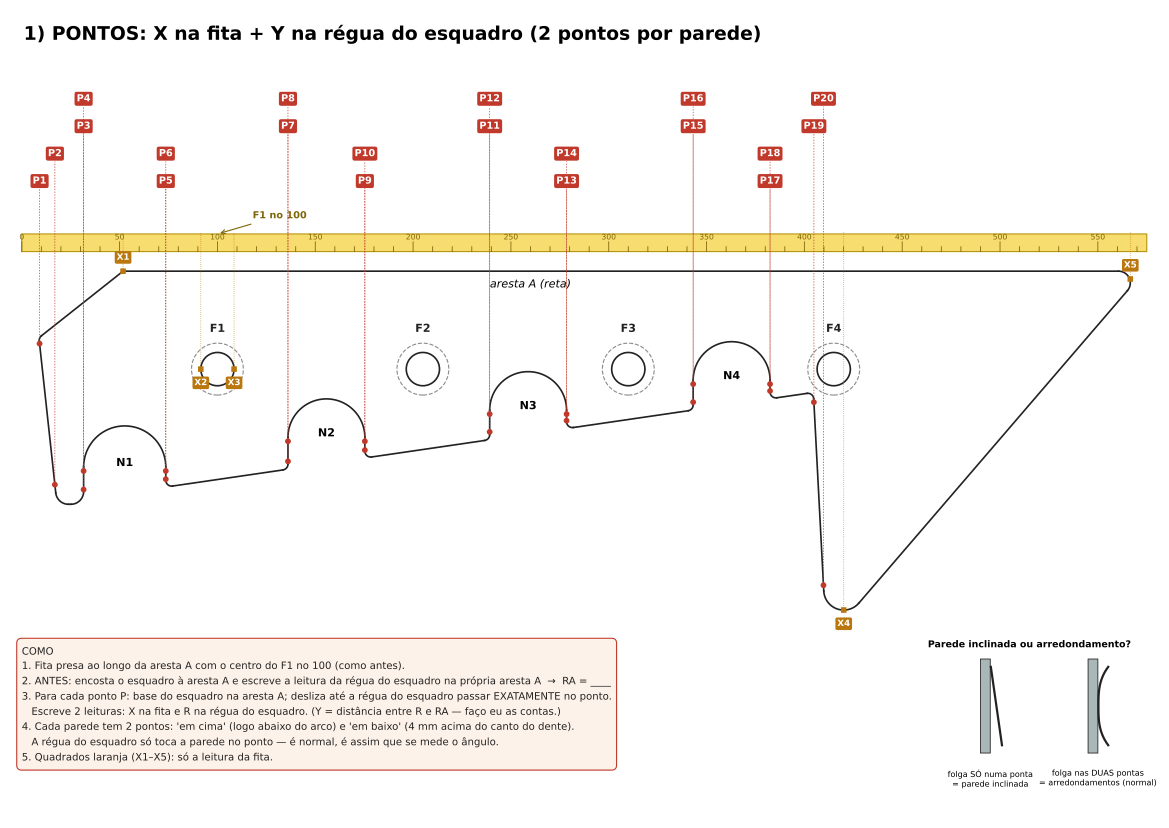

Write Python code to recreate this figure.
"""Folha de medição da Gleitschiene links (Backhus A50), gerada a partir do modelo CAD.

Esquema por PONTOS: cada parede (rasgos, degrau E, topo esquerda) mede-se em 2 pontos, cada
um com X (fita ao longo da aresta A, centro do F1 no 100) e Y (régua do esquadro, a partir de A).
Assim não interessa se as paredes estão ou não a 90°: com 2 pontos tira-se o ângulo.
Os valores "esperados" saem de ../cad/gleitschiene.py.
"""
import sys
from pathlib import Path

import numpy as np
import matplotlib
matplotlib.use("Agg")
import matplotlib.pyplot as plt
from matplotlib.backends.backend_pdf import PdfPages
from matplotlib.patches import Circle, Rectangle

HERE = Path(__file__).resolve().parent
sys.path.insert(0, str(HERE.parent / "cad"))
import gleitschiene as G  # noqa: E402

ZERO = 100.0  # leitura da fita no centro do F1
RED, BLUE, GREEN, ORANGE, GREY, INK = "#c0392b", "#1f5fbf", "#1e8449", "#b9770e", "#8a8a8a", "#222222"


def pontos(g):
    rs = g["rasgos"]
    dE, _ = G.direcao(G.DEGRAU_INCL)
    dT, _ = G.direcao(G.TOPO_INCL)
    # --- pontos nas paredes: (descrição, (X, Y))
    ps = [("topo esquerda, em cima (3 mm abaixo do chanfro)", np.array(g["C2"]) + 3 * dT),
          ("topo esquerda, em baixo (10 mm acima do fundo do dedo)",
           np.array([G.topo_x(G.DEDO_Y - 10), G.DEDO_Y - 10]))]
    for nome in ("N1", "N2", "N3", "N4"):
        r = rs[nome]
        for lado, txt in (("E", "esquerda"), ("D", "direita")):
            folga = G.R_DEDO + 1 if (nome == "N1" and lado == "E") else G.R_PEQUENO + 1
            ps.append((f"{nome} parede {txt}, em cima (logo abaixo do arco)", r[lado + "_topo"] + 2 * r["d"]))
            ps.append((f"{nome} parede {txt}, em baixo (4 mm acima do canto)", r[lado + "_boca"] - folga * r["d"]))
    c_b, _ = G.bico_centro(g)
    ps.append(("degrau E, em cima (5 mm abaixo do patamar)", np.array(g["E"]) + 5 * dE))
    e0 = np.array(g["E"])
    t_tan = float(np.dot(c_b - e0, dE))             # tangente do arredondamento do bico no degrau
    ps.append(("degrau E, em baixo (logo acima do arredondamento do bico)", e0 + (t_tan - 3) * dE))
    ps = sorted(ps, key=lambda p: p[1][0])
    ps = [(f"P{i+1}", d, p) for i, (d, p) in enumerate(ps)]
    # --- só X (fita)
    bb = g["peca"].bounding_box()
    xs = [("X1", "fim do chanfro na aresta A", g["C1"][0], 0.0),
          ("X2", "F1 bordo esquerdo", -G.FURO_D / 2, G.FURO_Y),
          ("X3", "F1 bordo direito", G.FURO_D / 2, G.FURO_Y),
          ("X4", "bico B (ponto mais baixo)", c_b[0], G.BICO_Y),
          ("X5", "fim da peça (vértice V)", bb.max.X, 4.0)]
    # --- alturas com o paquímetro (Y modelo)
    c3 = 3.0
    bo = {k: rs[k] for k in rs}
    d1l, d1r = bo["N1"]["D_boca"], bo["N2"]["E_boca"]
    d2l, d2r = bo["N2"]["D_boca"], bo["N3"]["E_boca"]
    d3l, d3r = bo["N3"]["D_boca"], bo["N4"]["E_boca"]
    ys = [
        ("chanfro: quanto desce na topo", g["C2"][0] + 2, g["C2"][1]),
        ("altura total no dedo P", G.topo_x(G.DEDO_Y) + G.DEDO_LARG / 2, G.DEDO_Y),
        ("N1: da aresta A ao fundo do rasgo", rs["N1"]["c"][0], rs["N1"]["c"][1] - rs["N1"]["w"] / 2),
        ("D1 canto esquerdo (a 3 mm)", d1l[0] + c3, G.dentes_y(d1l[0] + c3)),
        ("F1: da aresta A ao bordo do furo", 0, G.FURO_Y - G.FURO_D / 2),
        ("D1 canto direito (a 3 mm)", d1r[0] - c3, G.dentes_y(d1r[0] - c3)),
        ("N2: da aresta A ao fundo do rasgo", rs["N2"]["c"][0], rs["N2"]["c"][1] - rs["N2"]["w"] / 2),
        ("D2 canto esquerdo (a 3 mm)", d2l[0] + c3, G.dentes_y(d2l[0] + c3)),
        ("D2 canto direito (a 3 mm)", d2r[0] - c3, G.dentes_y(d2r[0] - c3)),
        ("N3: da aresta A ao fundo do rasgo", rs["N3"]["c"][0], rs["N3"]["c"][1] - rs["N3"]["w"] / 2),
        ("D3 canto esquerdo (a 3 mm)", d3l[0] + c3, G.dentes_y(d3l[0] + c3)),
        ("D3 canto direito (a 3 mm)", d3r[0] - c3, G.dentes_y(d3r[0] - c3)),
        ("N4: da aresta A ao fundo do rasgo", rs["N4"]["c"][0], rs["N4"]["c"][1] - rs["N4"]["w"] / 2),
        ("patamar antes do degrau E", G.DEGRAU_X - 10, G.dentes_y(G.DEGRAU_X - 10)),
        ("F4: da aresta A ao bordo do furo", 3 * G.PASSO_FUROS, G.FURO_Y - G.FURO_D / 2),
    ]
    ys = [(f"Y{i+1}",) + p for i, p in enumerate(ys)]
    ws = []
    for i, nome in enumerate(("N1", "N2", "N3", "N4")):
        r = rs[nome]
        m = (r["E_topo"] + r["D_topo"]) / 2 + 4 * r["d"]
        ws.append((f"W{i+1}", f"{nome}: largura (bicos de dentro do paquímetro)", m, r["w"]))
    return ps, xs, ys, ws


def draw_part(ax, g):
    for e in g["corte2d"].edges():
        n = 50 if e.geom_type.name == "CIRCLE" else 2
        pts = np.array([tuple(e @ t)[:2] for t in np.linspace(0, 1, n)])
        ax.plot(pts[:, 0] + ZERO, pts[:, 1], color=INK, lw=1.2, zorder=3)
    for i, (x, y) in enumerate(g["furos"]):
        ax.add_patch(Circle((x + ZERO, y), G.CAIXA_D / 2, fc="none", ec=GREY, lw=0.8, ls="--", zorder=2))
        ax.text(x + ZERO, y + 19, f"F{i+1}", ha="center", fontsize=8, weight="bold", color=INK)
    for n, r in g["rasgos"].items():
        ax.text(r["c"][0] + ZERO, -r["c"][1] + 2, n, ha="center", va="center", fontsize=8, weight="bold")
    ax.text(160 + ZERO, -4, "aresta A (reta)", ha="center", va="top", fontsize=8, style="italic")


def bubble(ax, x, y, txt, col, fs=7):
    ax.text(x, y, txt, ha="center", va="center", fontsize=fs, color="white", weight="bold",
            bbox=dict(boxstyle="round,pad=0.22", fc=col, ec="none"), zorder=6)


def fita(ax, y0=10):
    ax.add_patch(Rectangle((0, y0), 575, 9, fc="#f7dc6f", ec="#b7950b", lw=0.8, zorder=3))
    for t in range(0, 571, 10):
        h = 5 if t % 50 == 0 else 2.5
        ax.plot([t, t], [y0, y0 + h], color="#7d6608", lw=0.6, zorder=4)
        if t % 50 == 0:
            ax.text(t, y0 + 6.2, str(t), fontsize=5.5, ha="center", color="#7d6608", zorder=4)
    ax.annotate("F1 no 100", (ZERO, y0 + 9), (ZERO + 18, y0 + 17), fontsize=7, color="#7d6608", weight="bold",
                arrowprops=dict(arrowstyle="->", color="#7d6608", lw=0.8))


def page_pontos(pdf, g, ps, xs):
    fig, ax = plt.subplots(figsize=(11.69, 8.27))
    fig.subplots_adjust(left=0.01, right=0.99, top=0.92, bottom=0.01)
    ax.set_aspect("equal"); ax.axis("off")
    fig.suptitle("1) PONTOS: X na fita + Y na régua do esquadro (2 pontos por parede)", fontsize=13.5,
                 weight="bold", x=0.02, ha="left", y=0.97)
    draw_part(ax, g)
    fita(ax)
    lvl = [24, 38, 52, 66]
    for i, (lab, desc, p) in enumerate(ps):
        X, Y = p[0] + ZERO, p[1]
        ytop = 22 + lvl[i % 4]
        ax.plot([X, X], [-Y, ytop - 4], color=RED, lw=0.5, ls=(0, (2, 2)), zorder=5)
        ax.plot(X, -Y, "o", color=RED, ms=3.2, zorder=6)
        bubble(ax, X, ytop, lab, RED)
    for lab, desc, x, y in xs:
        X = x + ZERO
        ax.plot([X, X], [-y, 20], color=ORANGE, lw=0.5, ls=(0, (1, 2)), zorder=5)
        ax.plot(X, -y, "s", color=ORANGE, ms=3, zorder=6)
        bubble(ax, X, -y - 7 if y > 100 else -y + 7 if y < 10 else -y - 7, lab, ORANGE, fs=6.3)
    txt = ("COMO\n"
           "1. Fita presa ao longo da aresta A com o centro do F1 no 100 (como antes).\n"
           "2. ANTES: encosta o esquadro à aresta A e escreve a leitura da régua do esquadro na própria aresta A  →  RA = ____\n"
           "3. Para cada ponto P: base do esquadro na aresta A; desliza até a régua do esquadro passar EXATAMENTE no ponto.\n"
           "   Escreve 2 leituras: X na fita e R na régua do esquadro. (Y = distância entre R e RA — faço eu as contas.)\n"
           "4. Cada parede tem 2 pontos: 'em cima' (logo abaixo do arco) e 'em baixo' (4 mm acima do canto do dente).\n"
           "   A régua do esquadro só toca a parede no ponto — é normal, é assim que se mede o ângulo.\n"
           "5. Quadrados laranja (X1–X5): só a leitura da fita.")
    ax.text(0, -190, txt, fontsize=7.3, va="top", ha="left", color=INK, linespacing=1.5,
            bbox=dict(boxstyle="round,pad=0.5", fc="#fdf2e9", ec=RED, lw=0.8))
    # diagnóstico: folga numa ponta vs nas duas
    bx, by = 470, -196
    ax.text(bx + 45, by + 4, "Parede inclinada ou arredondamento?", fontsize=6.8, weight="bold", ha="center")
    for k, (tit, incl) in enumerate((("folga SÓ numa ponta\n= parede inclinada", True),
                                     ("folga nas DUAS pontas\n= arredondamentos (normal)", False))):
        x0 = bx + k * 55
        ax.add_patch(Rectangle((x0 + 20, by - 50), 5, 48, fc="#aab7b8", ec=INK, lw=0.6))  # régua esquadro
        if incl:
            ax.plot([x0 + 25.3, x0 + 31], [by - 6, by - 46], color=INK, lw=1.6)
        else:
            t = np.linspace(0, 1, 30)
            ax.plot(x0 + 25.3 + 5 * (np.abs(t - 0.5) * 2) ** 3, by - 6 - 40 * t, color=INK, lw=1.6)
        ax.text(x0 + 25, by - 58, tit, fontsize=5.8, ha="center", va="top")
    ax.set_xlim(-5, 580); ax.set_ylim(-270, 95)
    pdf.savefig(fig); fig.savefig(HERE / "pagina1_pontos.png", dpi=170); plt.close(fig)


def page_y(pdf, g, ys, ws):
    fig, ax = plt.subplots(figsize=(11.69, 8.27))
    fig.subplots_adjust(left=0.01, right=0.99, top=0.92, bottom=0.01)
    ax.set_aspect("equal"); ax.axis("off")
    fig.suptitle("2) ALTURAS e LARGURAS com o paquímetro", fontsize=14, weight="bold", x=0.02, ha="left", y=0.97)
    draw_part(ax, g)
    for i, (lab, desc, x, y) in enumerate(ys):
        X = x + ZERO
        ax.annotate("", (X, -y), (X, 0), arrowprops=dict(arrowstyle="<->", color=BLUE, lw=0.9,
                                                         shrinkA=0, shrinkB=0), zorder=5)
        yl = 14 + (i % 3) * 16
        ax.plot([X, X], [0, yl - 5], color=BLUE, lw=0.6, ls=(0, (2, 2)))
        bubble(ax, X, yl, lab, BLUE, fs=7.5)
    for lab, desc, m, w in ws:
        r = [v for v in g["rasgos"].values() if abs(v["w"] - w) < 1e-6 and np.allclose((v["E_topo"] + v["D_topo"]) / 2 + 4 * v["d"], m)][0]
        a, b = m - w / 2 * r["n"], m + w / 2 * r["n"]
        ax.annotate("", (a[0] + ZERO, -a[1]), (b[0] + ZERO, -b[1]),
                    arrowprops=dict(arrowstyle="<->", color=GREEN, lw=1.0, shrinkA=0, shrinkB=0), zorder=5)
        bubble(ax, m[0] + ZERO, -m[1] - 8, lab, GREEN, fs=7)
    txt = ("COMO\n"
           "• Y (azul): um bico do paquímetro na aresta A e o outro no ponto, sempre a 90° da aresta A.\n"
           "   Dentes: a ~3 mm do canto.  Rasgos (Y3, Y7, Y10, Y13): o bico entra e encosta no fundo do arco.\n"
           "   Furos (Y5, Y15): da aresta A ao bordo mais próximo, do lado SEM caixa.\n"
           "• W (verde): largura de cada rasgo com os bicos de DENTRO, perto da boca, a 90° das paredes.\n"
           "• Escreve só o que leres (com tinta). A correção da tinta faço eu.")
    ax.text(0, -190, txt, fontsize=7.6, va="top", ha="left", color=INK, linespacing=1.5,
            bbox=dict(boxstyle="round,pad=0.5", fc="#eaf2fb", ec=BLUE, lw=0.8))
    ax.set_xlim(-5, 580); ax.set_ylim(-270, 70)
    pdf.savefig(fig); fig.savefig(HERE / "pagina2_alturas_larguras.png", dpi=170); plt.close(fig)


def tabela(pdf, titulo, sub, head, cols, rows, png):
    fig = plt.figure(figsize=(8.27, 11.69))
    ax = fig.add_axes([0, 0, 1, 1]); ax.set_xlim(0, 210); ax.set_ylim(0, 297); ax.axis("off")
    ax.text(12, 287, titulo, fontsize=14, weight="bold", va="top")
    ax.text(12, 279.5, sub, fontsize=7, va="top", color=GREY)
    y = 272
    for (x0, w), h in zip(cols, head):
        ax.add_patch(Rectangle((x0, y - 6), w, 6, fc="#d5d8dc", ec=INK, lw=0.4))
        ax.text(x0 + 1.2, y - 3, h, fontsize=7, weight="bold", va="center")
    y -= 6
    rh = 7.0 if len(rows) < 34 else 6.0
    for r in rows:
        sec = all(c == "" for i, c in enumerate(r) if i != 1) and r[0] == ""
        for (x0, w), cell in zip(cols, r):
            ax.add_patch(Rectangle((x0, y - rh), w, rh, fc="#f2f3f4" if sec else "white", ec=GREY, lw=0.3))
        if sec:
            ax.text(cols[1][0] + 1.2, y - rh / 2, r[1], fontsize=7, weight="bold", va="center")
        else:
            col = {"P": RED, "X": ORANGE, "Y": BLUE, "W": GREEN}.get(r[0][:1], INK)
            for j, ((x0, w), cell) in enumerate(zip(cols, r)):
                ax.text(x0 + 1.2, y - rh / 2, cell, fontsize=6.6 if j == 1 else 7, va="center",
                        color=col if j != 1 else INK, weight="bold" if j == 0 else "normal")
        y -= rh
    pdf.savefig(fig); fig.savefig(HERE / png, dpi=170); plt.close(fig)


if __name__ == "__main__":
    g = G.modelo()
    ps, xs, ys, ws = pontos(g)
    bb = g["peca"].bounding_box()
    rows1 = [("", "RA = leitura da régua do esquadro na aresta A", "", "", "", "")]
    rows1 += [("", "PONTOS NAS PAREDES", "", "", "", "")]
    rows1 += [(lab, desc, f"{p[0] + ZERO:.0f}", f"{p[1]:.0f}", "", "") for lab, desc, p in ps]
    rows1 += [("", "SÓ FITA", "", "", "", "")]
    rows1 += [(lab, desc, f"{x + ZERO:.0f}", "", "", "") for lab, desc, x, _ in xs]
    rows2 = [("", "ALTURAS (paquímetro, com tinta)", "", "")]
    rows2 += [(lab, desc, f"{y + 1:.0f}", "") for lab, desc, _, y in ys]
    rows2 += [("", "LARGURAS DOS RASGOS (bicos de dentro, com tinta)", "", "")]
    rows2 += [(lab, desc, f"{w - 1:.1f}", "") for lab, desc, _, w in ws]
    rows2 += [("", "RAIOS (moeda que encaixa no canto)", "", "")]
    rows2 += [("R1", "vértice V", f"R{G.R_VERTICE:g}", ""), ("R2", "bico B", f"R{g['R_BICO']:.0f}", ""),
              ("R3", "cantos de fora dos dentes / patamar", f"R{G.R_PEQUENO:g}", ""),
              ("R4", "cantos de dentro (degrau E, patamar)", f"R{G.R_PEQUENO:g}", ""),
              ("R5", "cantos do chanfro C", f"R{G.R_PEQUENO:g}", ""), ("R6", "ponta do dedo P", f"R{G.R_DEDO:g}", "")]
    rows2 += [("", "OUTROS", "", "")]
    rows2 += [("L", "comprimento total (de ponta a ponta)", f"{bb.max.X - bb.min.X + 1:.0f}", ""),
              ("Q2", "parafuso: rosca / Ø cabeça / altura / norma", "M16 / ≤26 / ? / ?", ""),
              ("Q3", "a cabeça entra toda na caixa Ø26.5?", "sim", ""),
              ("Q4", "lima: escorrega (Hardox) ou morde (S355)?", "?", ""),
              ("Q5", "peso na balança", f"≈{g['peca'].volume * 7.85e-6 + 0.15:.1f} kg", "")]
    with PdfPages(HERE / "esquema_medicao.pdf") as pdf:
        page_pontos(pdf, g, ps, xs)
        page_y(pdf, g, ys, ws)
        tabela(pdf, "3) TABELA — pontos (fita + esquadro)",
               "Esperado = modelo atual, com as paredes ainda a 90°. Nas paredes, diferenças de alguns mm no X são o que queremos medir.",
               ["#", "O quê", "X esp.", "Y esp.", "X lido (fita)", "R lido (esquadro)"],
               [(12, 11), (23, 85), (108, 14), (122, 14), (136, 31), (167, 31)], rows1, "pagina3_tabela_pontos.png")
        tabela(pdf, "4) TABELA — paquímetro, raios e outros",
               "Esperado = modelo atual, já com a tinta (Y +1 mm; larguras −1 mm). Diferença > 2 mm → mede de novo.",
               ["#", "O quê", "Esperado", "Lido"], [(12, 12), (24, 98), (122, 30), (152, 46)], rows2,
               "pagina4_tabela_paquimetro.png")
    for old in ("pagina1_posicoes_X.png", "pagina2_alturas_Y.png", "pagina3_tabela.png"):
        (HERE / old).unlink(missing_ok=True)
    print("ok")
